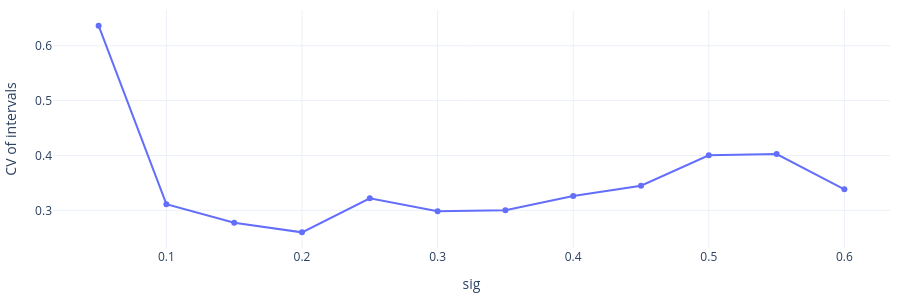
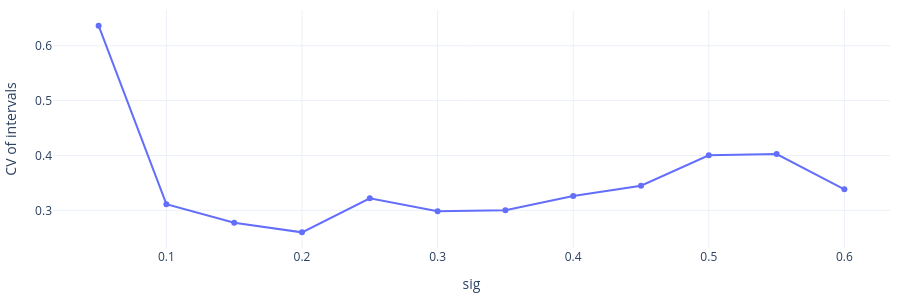

Notebook cell for these charts, in order:
### Markdown cell above
**Regularity of the spike train against noise**: the coefficient of variation of the
intervals (low = regular) has a minimum.

### Code cell
import numpy as np
S = np.linspace(0.05, 0.6, 12)
cv = []
for s in S:
    v = ex.m.run(keep=False, sig=s, total=400)["v"]; t = ex.m.data.t
    sp = t[1:][(v[:-1] < 0) & (v[1:] >= 0)]
    d = np.diff(sp)
    cv.append(d.std() / d.mean() if len(d) > 3 else np.nan)
show_figure(go.Figure(go.Scatter(x=S, y=cv, mode="lines+markers")), xaxis_title="sig", yaxis_title="CV of intervals", height=300)

### Figure 1 — Plotly figure (JSON) as saved in the notebook; plotly's stock layout.template omitted (floating-point values rounded to 4 significant figures)
{"data": [{"mode": "lines+markers", "type": "scatter", "x": [0.05, 0.1, 0.15, 0.2, 0.25, 0.3, 0.35, 0.4, 0.45, 0.5, 0.55, 0.6], "y": [0.6367, 0.3112, 0.2775, 0.2599, 0.3221, 0.2984, 0.3003, 0.3261, 0.3448, 0.4003, 0.4026, 0.3384]}], "layout": {"height": 300, "margin": {"b": 40, "l": 50, "r": 10, "t": 10}, "paper_bgcolor": "white", "plot_bgcolor": "white", "xaxis": {"title": {"text": "sig"}}, "yaxis": {"title": {"text": "CV of intervals"}}}}

### Figure 2 — Plotly figure (JSON) as saved in the notebook; plotly's stock layout.template omitted (floating-point values rounded to 4 significant figures)
{"data": [{"mode": "lines+markers", "type": "scatter", "x": [0.05, 0.1, 0.15, 0.2, 0.25, 0.3, 0.35, 0.4, 0.45, 0.5, 0.55, 0.6], "y": [0.6367, 0.3112, 0.2775, 0.2599, 0.3221, 0.2984, 0.3003, 0.3261, 0.3448, 0.4003, 0.4026, 0.3384]}], "layout": {"height": 300, "margin": {"b": 40, "l": 50, "r": 10, "t": 10}, "paper_bgcolor": "white", "plot_bgcolor": "white", "xaxis": {"title": {"text": "sig"}}, "yaxis": {"title": {"text": "CV of intervals"}}}}
